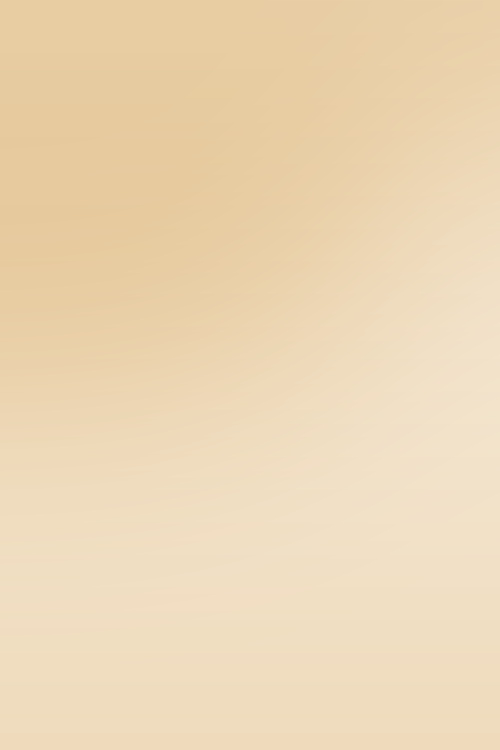
#> input picture archives/fonds-degrades-sans-photo/doux_energie_0.jpg, 1000 x 1500 px (shown at 1/2 size)
$ python -i planner_charge_mentale.py   (imports and definitions only)
#> lines starting #> are read from the running program, lines starting #| are printed output that depends on the picture; after the words box and inside, x2 and y2 are one past the last pixel; in counts of white or black regions, pixels touching at a corner belong together
"""Produit Etsy n° 1 (31/10/2026) : planner « Alléger sa charge mentale », 4 semaines, A4 à imprimer.
Version 3 (01/11, design) : couverture en arche, papier texturé, onglets de classeur, couleur par semaine,
page d'ouverture par semaine. Version 2 (31/10, pour se démarquer) : volet à deux (qui pense, organise, fait), semaine d'exemple remplie,
page « Pourquoi ça marche » sourcée, version économe en encre.
Texte dessiné par PIL (polices OFL de polices/), pages A4 à 200 dpi, PDF multipage + aperçus pour la fiche Etsy.
Appel : python3 outils/etsy/planner_charge_mentale.py  : etsy/planner-charge-mentale/"""
import os
import math, random
from PIL import Image, ImageDraw, ImageFont, ImageFilter, ImageChops

POL = os.path.join(os.path.dirname(__file__), "..", "..", "polices") + "/"
SORTIE = os.path.join(os.path.dirname(__file__), "..", "..", "etsy", "planner-charge-mentale")
W, H = 1654, 2339  # A4, 200 dpi
NB_PAGES = 32  # 02/11/2026 : + « Notre mois à deux »
M = 130  # marge
CREME = (250, 245, 236); SAUGE = (124, 146, 118); SAUGE_C = (226, 233, 221); ROSE = (196, 120, 116)
ROSE_C = (244, 226, 220); BRUN = (74, 52, 36); TXT = (70, 62, 54); TRAIT = (205, 194, 178); OR = (176, 128, 52)
ENCRE = (38, 62, 112)  # « stylo » des pages d'exemple
SABLE = (190, 150, 100); SABLE_C = (242, 230, 210); BRUME = (110, 138, 160); BRUME_C = (222, 230, 237)
LAVANDE = (140, 120, 160); LAVANDE_C = (234, 228, 240)
# 02/11/2026 (« se démarquer », accord « Fais 1 2 3 4 ») : couleur de marque forte pour la couverture, et une couleur
# par personne dans le volet à deux (A = moi, B = l'autre), reprise dans le kit frigo (C, D pour les autres membres)
MARQUE = (150, 72, 54)  # terracotta brique (02/11/2026 : « Enlève le vert kaki »)
PERS = [(184, 92, 64), (64, 104, 138), (110, 140, 100), (176, 140, 72)]
# couleur de chaque section : (foncée, claire) — exemple, semaines 1 à 4, volet à deux
ACC = {0: (SAUGE, SAUGE_C), 1: (SAUGE, SAUGE_C), 2: (ROSE, ROSE_C), 3: (SABLE, SABLE_C), 4: (BRUME, BRUME_C),
       "deux": (LAVANDE, LAVANDE_C)}
ONGLETS = [(0, "Ex."), (1, "S1"), (2, "S2"), (3, "S3"), (4, "S4"), ("deux", "À 2")]
f = lambda n, t: ImageFont.truetype(POL + n, t)
TITRE = lambda t: f("PlayfairDisplay-Bold.ttf", t)
MAIN = lambda t: f("DancingScript-Bold.ttf", t)
TEXTE = lambda t: f("Lora-Regular.ttf", t)
GRAS = lambda t: f("Lora-SemiBold.ttf", t)


_TEXTURE = None


def texture():
    """Papier crème légèrement grainé (même grain sur toutes les pages, graine fixe)."""
    global _TEXTURE
    if _TEXTURE is None:
        random.seed(681678)
        bruit = Image.effect_noise((W, H), 22).filter(ImageFilter.GaussianBlur(0.7))
        base = Image.new("RGB", (W, H), CREME)
        grain = Image.merge("RGB", [bruit.point(lambda v: 236 + v // 16)] * 3)
        _TEXTURE = ImageChops.multiply(base, grain)
        # bords très légèrement plus chauds
        voile = Image.new("L", (W, H), 0); ImageDraw.Draw(voile).rectangle((60, 60, W - 60, H - 60), fill=255)
        voile = voile.filter(ImageFilter.GaussianBlur(120))
        chaud = Image.new("RGB", (W, H), (240, 230, 214))
        _TEXTURE = Image.composite(_TEXTURE, chaud, voile)
    return _TEXTURE.copy()


# [66 lines left out: functions onglets, page, lignes, centre, centre_esp, ornement and 1 more, not called in this run]


def pied(d, num):
    centre(d, H - 95, f"Alléger sa charge mentale  ·  {num}", TEXTE(26), (150, 138, 124))


# [4 lines left out: function lignes_ecriture, not called in this run]


def cadre(d, x0, y0, x1, y1, fond=None, contour=TRAIT, r=28):
    d.rounded_rectangle((x0, y0, x1, y1), r, fill=fond, outline=contour, width=3)


# [276 lines left out: functions paragraphe, feuille, brin, fond_couverture, couverture, ouverture and 9 more, not called in this run]


TACHES_FOYER = ["Repas de la semaine", "Courses", "Linge", "Ménage", "Rendez-vous médicaux", "Papiers et factures",
                "Budget du mois", "École, devoirs, réunions", "Activités des enfants", "Anniversaires et cadeaux",
                "Vacances et week-ends", "Réparations, artisans", "Voiture, assurances", "Liens avec la famille",
                "Animaux", "Imprévus (malade, grève…)", "Stock de la maison", "Sorties et invitations",
                "Démarches administratives", "Tri, rangement, saisons", "Calendrier commun", "Autre :"]


# [95 lines left out: functions qui_fait_quoi, legende_deux, mois_a_deux, sommaire, not called in this run]


# (libellé, index de page dans le planner imprimable, couleur de section) ; décalé de +1 dans la version tablette
SOMMAIRE = [("Mode d'emploi", 1, None), ("Pourquoi ça marche", 2, None), ("Semaine d'exemple", 3, 0),
            ("Semaine 1", 6, 1), ("Semaine 2", 11, 2), ("Semaine 3", 16, 3), ("Semaine 4", 21, 4),
            ("Les tâches invisibles", 26, None), ("Qui fait quoi ?", 27, "deux"), ("Le rendez-vous à deux", 29, "deux"),
            ("Notre mois à deux", 30, "deux"), ("Notes", 31, None)]
DEBUT_SECTION = {0: 3, 1: 6, 2: 11, 3: 16, 4: 21, "deux": 27}


# ---------------------------------------------------------------- kit frigo (bonus, 02/11/2026)
# [86 lines left out: functions kit_qui_fait_quoi, kit_semaine, kit_domaines, rendez_vous, not called in this run]


EX_VIDE = ["Rendez-vous dentiste de Léo", "Racheter du liquide vaisselle", "Répondre au mot de la maîtresse",
           "Cadeau pour l'anniversaire de maman (samedi)", "Appeler le plombier : fuite sous l'évier",
           "Finir le dossier pour jeudi", "Les vêtements d'hiver sont trop petits", "Réserver les vacances de février",
           "Payer la cantine", "Et moi ? Reprendre la marche"]
EX_TRI = [["Finir le dossier pour jeudi", "Cadeau de maman", "Payer la cantine"],
          ["Plombier : Karim, en entier", "Liquide vaisselle : drive"],
          ["Vacances : dimanche 8", "Vêtements d'hiver : le 14"],
          ["Repasser les draps", "Gâteau maison : acheté"]]
EX_SEM = {"Lundi": ["Dossier : partie 1 (9 h)", "Appeler le dentiste", "10 min de marche"],
          "Mardi": ["Payer la cantine", "Dossier : partie 2", "Un épisode, sans culpabiliser"],
          "Mercredi": ["Mot de la maîtresse", "Commander le cadeau", "Appeler Sophie"],
          "Jeudi": ["Rendre le dossier", "Coucher tôt"],
          "Vendredi": ["Courses du drive", "Bain long"],
          "Samedi": ["Anniversaire de maman", "Marche au parc"],
          "Dimanche": ["Bilan + vide-tête (10 min)", "Rien de prévu, exprès"]}


# [11 lines left out: function encre_econome, not called in this run]


# Impression et classeur (02/11/2026, demande de l'utilisateur : « compatible pour l'impression et pour le classeur ») :
# chaque page est réduite à 93,5 % et décalée vers la droite sur un fond papier pleine page. Résultat, en mm :
# rien d'imprimé d'important à moins de 22 mm du bord gauche (trous d'un classeur A4 : centres à ~12 mm, Ø 6 mm),
# ni à moins de 6 mm des autres bords (zone que les imprimantes de bureau n'impriment pas).
ECHELLE, DX = 0.935, 53
DY = (H - round(H * ECHELLE)) // 2
ZONE_TROUS, ZONE_IMPRIMANTE = 173, 47  # px à 200 dpi : 22 mm et 6 mm


def fond_page(couv=False):
    """couv : False (page), "fonce" (couverture couleur) ou "clair" (couverture économe en encre)."""
    return fond_couverture(couv == "fonce") if couv else texture()


# [8 lines left out: function mise_en_page_impression, not called in this run]


def controle_marges(img, couv=False):
    """Vérifie que les bandes de bord ne contiennent que le fond papier (écart moyen par colonne/ligne faible)."""
    import numpy as np
    a = np.asarray(img, np.int16); b = np.asarray(fond_page(couv), np.int16)
    ecart = np.abs(a - b).max(axis=2)
    zones = {"gauche (trous)": ecart[:, :ZONE_TROUS], "droite": ecart[:, W - ZONE_IMPRIMANTE:],
             "haut": ecart[:ZONE_IMPRIMANTE, :], "bas": ecart[H - ZONE_IMPRIMANTE:, :]}
    return {k: int((z > 40).sum()) for k, z in zones.items()}


# [67 lines left out: functions liens_pdf, version_tablette, fabriquer, not called in this run]


# [2 lines not run here, left out]

>>> import cv2
>>> picture = cv2.imread('../../archives/fonds-degrades-sans-photo/doux_energie_0.jpg', cv2.IMREAD_GRAYSCALE)
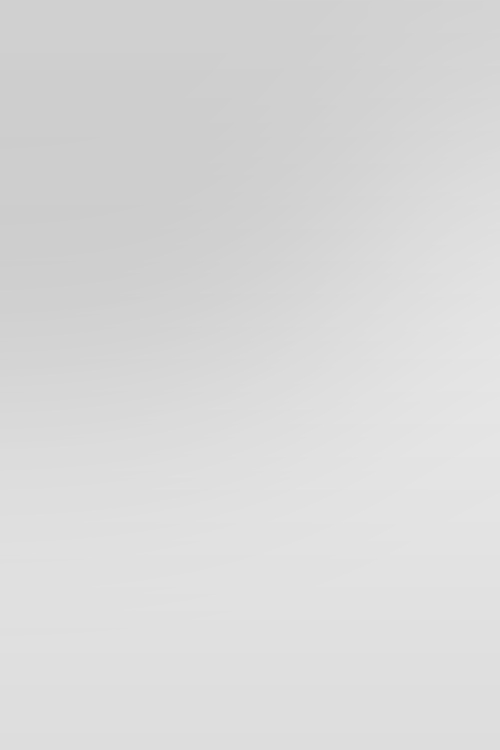
#> picture: shape (1500, 1000) (shown at 1/2 size); min 205, max 230, mean 217.4
>>> result = controle_marges(picture)
#> in texture, `bruit = Image.effect_noise((W, H), 22).filter(ImageFilter.GaussianBlur..`:
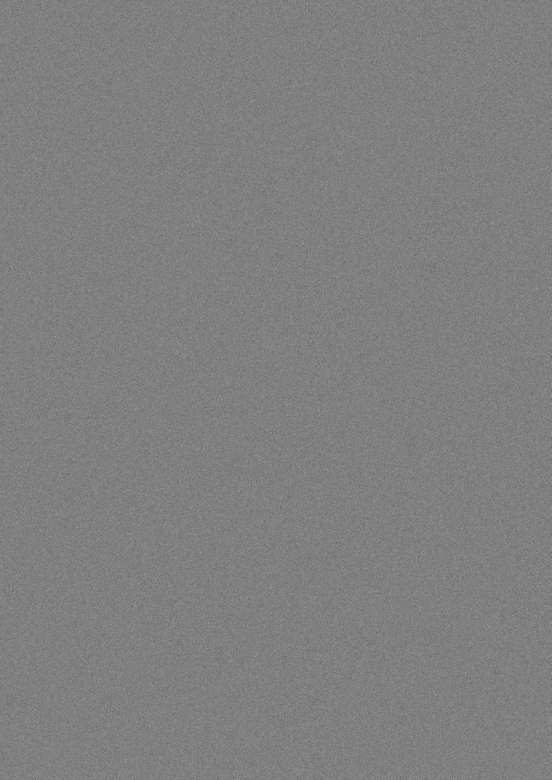
#> bruit: PIL image 1654x2339 L (shown at 1/3 size); min 79, max 177, mean 127.5
#> in texture, `base = Image.new("RGB", (W, H), CREME)`:
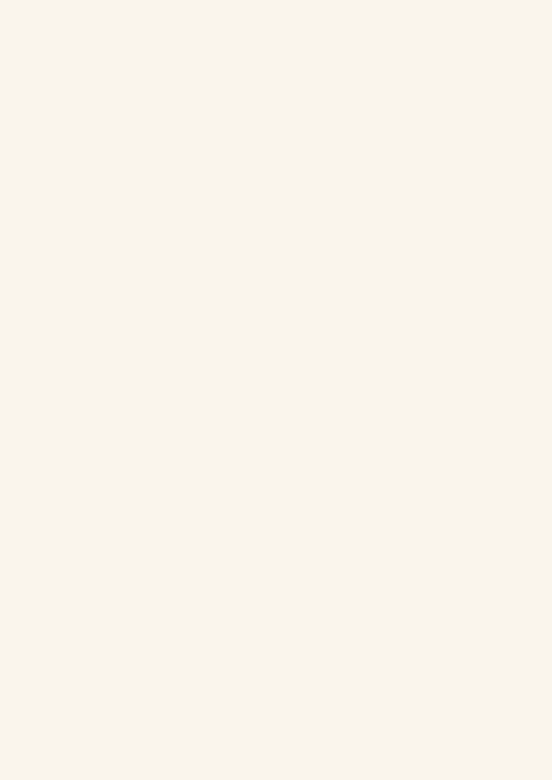
#> base: PIL image 1654x2339 RGB (shown at 1/3 size); mean R, G, B 250, 245, 236
#> in texture, `voile = Image.new('L', (W, H), 0)`: voile: PIL image 1654x2339 L; every value is 0
#> in texture, `ImageDraw.Draw(voile).rectangle((60, 60, W - 60, H - 60), fill=255)`:
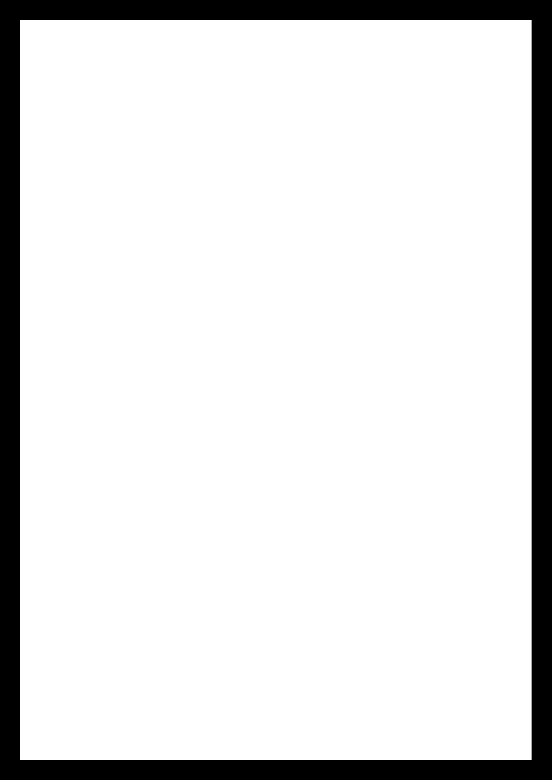
#> voile: PIL image 1654x2339 L (shown at 1/3 size); 88.1% white; 1 black region, box (x1, y1, x2, y2) and area: (0, 0, 1654, 2339) 461006
#> in texture, `voile = voile.filter(ImageFilter.GaussianBlur(120))`:
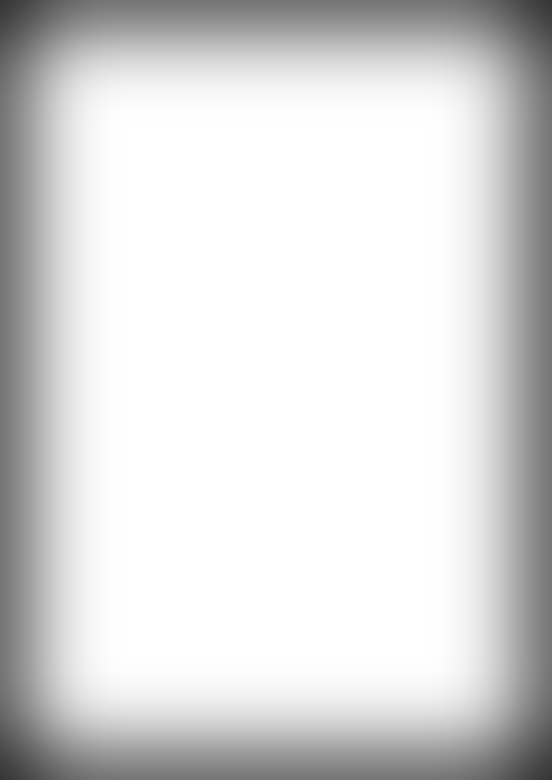
#> voile: PIL image 1654x2339 L (shown at 1/3 size); min 53, max 255, mean 216.9
#> in texture, `chaud = Image.new("RGB", (W, H), (240, 230, 214))`:
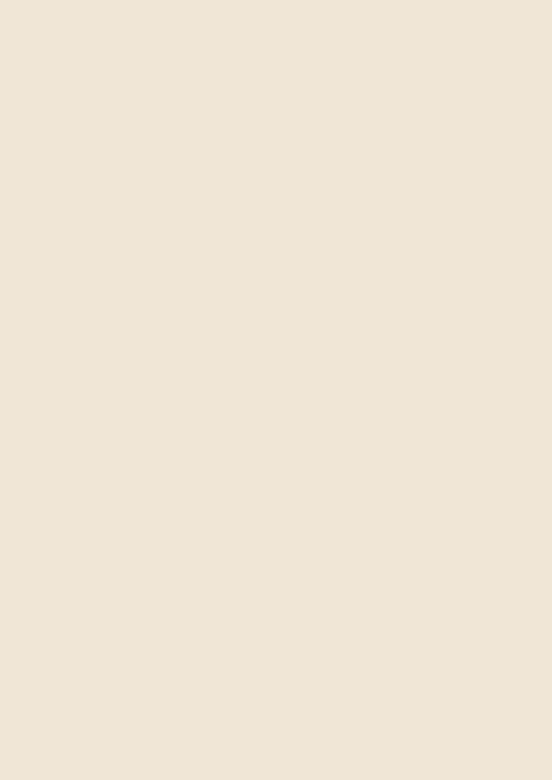
#> chaud: PIL image 1654x2339 RGB (shown at 1/3 size); mean R, G, B 240, 230, 214
#> in controle_marges, `b = np.asarray(fond_page(couv), np.int16)`:
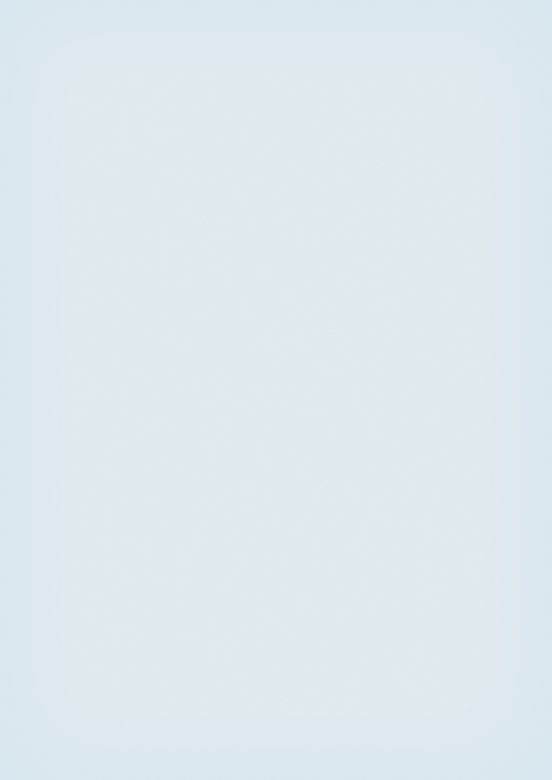
#> b: shape (2339, 1654, 3) int16 (shown at 1/3 size); mean of channels 0, 1, 2 238.7, 233, 222.9; drawn as B, G, R
#> (the run stopped early here; a loop or call above may not have finished)
